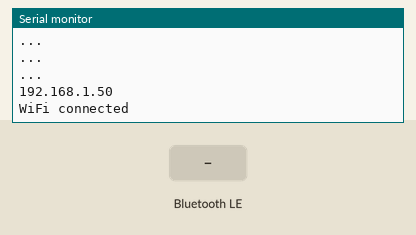
Simulated run of this sketch. Board: ESP32. Parts: the last lines printed to the serial monitor. The inputs (shaded band) are chosen by the test bench. WiFi joins after 1.5 s; servers stay silent unless stated; nothing arrives over Bluetooth unless stated; a phone connects over Bluetooth LE 3 s after start.

Above: at 2.7 s.
2.8 s: Bluetooth LE write "SSID" received
At 3.3 s:
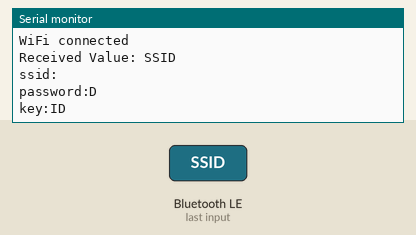
4.3 s: Bluetooth LE write "PASS" received
At 5.5 s:
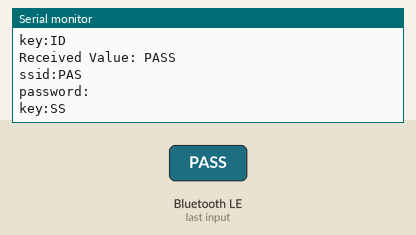
5.8 s: Bluetooth LE write "KEY" received
At 6.8 s:
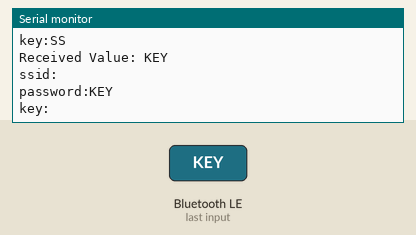
7.3 s: Bluetooth LE write "1" received
At 7.9 s:
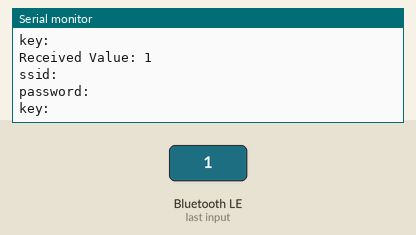

Measured:
- after the input at 2.8 s, the serial monitor: prints a new line after 0.05 s (image 1)
- after the input at 4.3 s, the serial monitor: prints a new line after 0.05 s (image 2)
- after the input at 5.8 s, the serial monitor: prints a new line after 0.05 s (image 3)
- after the input at 7.3 s, the serial monitor: prints a new line after 0.05 s (image 4)

The sketch:

BLE_onWrite.ino
```cpp
#include "ThingSpeak.h" // khai báo thư viện sử dụng cho ThingSpeak
unsigned long myChannelID  = 1686633;         // Channel ID
const char * myReadAPIKey  = "ZI9TTAWMYC7T5V2U";   // Read API Key
const char * myWriteAPIKey = "S1W6S04XVNH0DP86";  // Write API Key
// Các Field cần dùng
const int FieldNumber1        = 1;
const int FieldNumber2        = 2;
unsigned long time_send = 0; // biến lưu thời điểm sửa sự kiện xảy ra
// chương trình gửi dữ liệu lên các Field 1, 2
void sendThingSpeak()
{
  if ((millis() - time_send) > 20000  ) // nếu thời gian cách thời điểm xảy ra sự kiện là 20s
  {
    ThingSpeak.setField(FieldNumber1, 10); // cài đặt giá trị gửi lên Field
    ThingSpeak.setField(FieldNumber2, 11);
    int x = ThingSpeak.writeFields(myChannelID, myWriteAPIKey);
    if (x == 200) {
      Serial.println("Channel update successful.");
    }
    else {
      Serial.println("Problem updating channel. HTTP error code " + String(x));
    }
    time_send = millis();
  }
}
//------------- LIB BLE--------------------------------------------
#include <BLEDevice.h>
#include <BLEServer.h>
#include <BLEUtils.h>
#include <BLE2902.h>
BLEServer *pServer = NULL;
BLECharacteristic * pTxCharacteristic;
bool deviceConnected = false, oldDeviceConnected = false;
#define SERVICE_UUID           "6E400001-B5A3-F393-E0A9-E50E24DCCA9E" // UART service UUID
#define CHARACTERISTIC_UUID_RX "6E400002-B5A3-F393-E0A9-E50E24DCCA9E"
#define CHARACTERISTIC_UUID_TX "6E400003-B5A3-F393-E0A9-E50E24DCCA9E"
//-------------LIB WIFI--------------------------------------------
#include <WiFi.h> //thư viện wifi
WiFiClient  client; // khởi tạo class wifi
String ssid, password, key = "ducvuong";
unsigned long previousMillis = 0, previousMillis_notifi = 0, interval = 10000;


//-------------WIFI--------------------------------------------
bool ConnectWifi() {
  WiFi.mode(WIFI_STA);
  WiFi.begin(ssid.c_str(), password.c_str()); // cho phép kết nối wifi
  unsigned long startMillis = millis();
  unsigned long timeout = 10000;
  while (WiFi.status() != WL_CONNECTED) {
    Serial.println("...");
    delay(100);
    if (millis() - startMillis >= timeout) {
      Serial.println("\r\nWiFi connected Fail");
      goto exit_;
    }
  }
  Serial.println(WiFi.localIP());
  Serial.println("\r\nWiFi connected");
exit_:
  {
  }
}

void ReconnectWifi() {
  //if WiFi is down, try reconnecting every CHECK_WIFI_TIME seconds
  if ((WiFi.status() != WL_CONNECTED) && (millis() - previousMillis >= interval)) {
    Serial.println(millis());
    Serial.println("Reconnecting to WiFi...");
    WiFi.disconnect();
    WiFi.reconnect();
    previousMillis = millis();
  }
}
void NotifiWifi_BLE() {
  // disconnecting
  if ((millis() -  previousMillis_notifi >= 500)) {
    if (WiFi.status() != WL_CONNECTED) {
      if (deviceConnected) {
        pTxCharacteristic->setValue("Wifi Connect Fail");
        pTxCharacteristic->notify();
        delay(10); // bluetooth stack will go into congestion, if too many packets are sent
      }

    }
    else {
      if (deviceConnected) {
        pTxCharacteristic->setValue("Wifi Connect Success");
        pTxCharacteristic->notify();
        delay(10); // bluetooth stack will go into congestion, if too many packets are sent
      }

    }
    if (!deviceConnected && oldDeviceConnected) {
      delay(500); // give the bluetooth stack the chance to get things ready
      pServer->startAdvertising(); // restart advertising
      Serial.println("start advertising");
      oldDeviceConnected = deviceConnected;
    }
    // connecting
    if (deviceConnected && !oldDeviceConnected) {
      // do stuff here on connecting
      oldDeviceConnected = deviceConnected;
    }
    previousMillis_notifi = millis();

  }


}

//-------------BLE--------------------------------------------
// See the following for generating UUIDs:
// https://www.uuidgenerator.net/

class MyServerCallbacks: public BLEServerCallbacks {
    void onConnect(BLEServer* pServer) {
      deviceConnected = true;
    };

    void onDisconnect(BLEServer* pServer) {
      deviceConnected = false;
    }
};
class MyCallbacks: public BLECharacteristicCallbacks {
    void onWrite(BLECharacteristic *pCharacteristic) {
      std::string value = pCharacteristic->getValue();

      if (value.length() > 0) {
        String data_ = value.c_str();
        Serial.println("Received Value: " + data_);
        ssid = data_.substring(data_.indexOf("SSID") + 4, data_.indexOf("PASS"));
        password = data_.substring(data_.indexOf("PASS") + 4, data_.indexOf("KEY"));
        String key_ = data_.substring(data_.indexOf("KEY") + 3);
        Serial.println("ssid:" + ssid);
        Serial.println("password:" + password);
        Serial.println("key:" + key_);
        if (key_ == key) {
          ConnectWifi();
        }
      }
    }
};
void SetupBLE()
{
  // Create the BLE Device
  BLEDevice::init("V-Home");

  // Create the BLE Server
  pServer = BLEDevice::createServer();
  pServer->setCallbacks(new MyServerCallbacks());

  // Create the BLE Service
  BLEService *pService = pServer->createService(SERVICE_UUID);

  // Create a BLE Characteristic
  pTxCharacteristic = pService->createCharacteristic(CHARACTERISTIC_UUID_TX, BLECharacteristic::PROPERTY_NOTIFY);

  pTxCharacteristic->addDescriptor(new BLE2902());

  BLECharacteristic * pRxCharacteristic = pService->createCharacteristic(CHARACTERISTIC_UUID_RX, BLECharacteristic::PROPERTY_WRITE);

  pRxCharacteristic->setCallbacks(new MyCallbacks());

  // Start the service
  pService->start();

  // Start advertising
  pServer->getAdvertising()->start();
  Serial.println("Waiting a client connection to notify...");
}
//---------MAIN------------------------------------------
void setup() {
  Serial.begin(115200);
  SetupBLE();
  ConnectWifi();
  ThingSpeak.begin(client); //  cho phép kết nối Thingspeak
}

void loop() {
  NotifiWifi_BLE();
  ReconnectWifi();
  sendThingSpeak();

}
```
